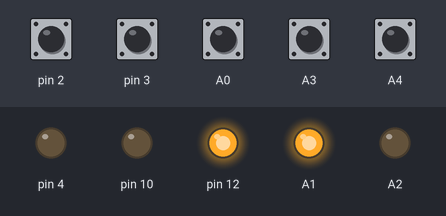
The sketch below on a simulated Arduino Uno, built with avr-gcc and run on an emulated ATmega328P. Shown: output pins drawn as LEDs (lit = HIGH). Dashed ring = blinking. The inputs (shaded band) are chosen by the test bench; at power-on: A0, A3, A4, pin 2, pin 3 HIGH. The local clock reads 2024-03-15 10:24:30 at power-on unless the sketch sets it.

Above: at 1.2 s.
1.3 s: A0 pulled LOW for 0.15 s
At 1.5 s:
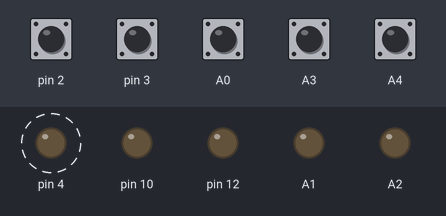
At 2.22 s:
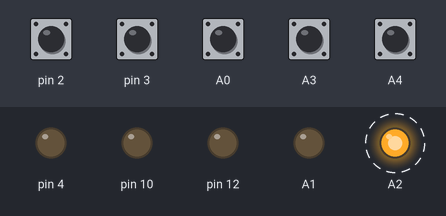
4.3 s: A4 pulled LOW for 0.15 s
At 4.6 s:
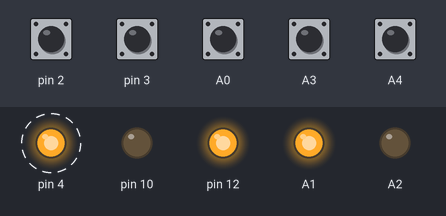
Timing chart, 0 to 7.3 s (numbered marks = the images above; inputs shaded):
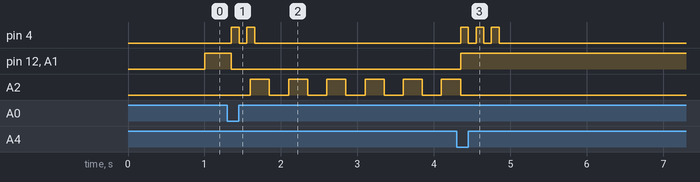

The sketch:

DoorMan.ino
```cpp
/**
 * A chook door automator. Opens and closes the door based on the time of day.
 *
 * The opening and closing times vary depending on the month of the year.
 *
 * Also supports manual opening and closing of the door.
 *
 *
      Pins used

        2 = Inner door open limit switch
        3 = Inner door close limit switch
        4 = Buzzer

        12 = Inner door direction
        13 = Inner door speed

        A0 = Close button
        A3 = Open button
        A4 = Auto button
*/

#include <DS3231.h>
#include <Wire.h>
#include <avr/pgmspace.h>
#include <avr/wdt.h>

#include "Button.h"
#include "LED.h"
#include "Motor.h"
#include "Buzzer.h"
#include "Door.h"

// close 10 minutes after sunset
#define CLOSE_MINUTES_AFTER_SUNSET 10

const byte AUTO = 0;
const byte MANUAL_OPEN = 1;
const byte MANUAL_CLOSE = 2;
const byte STOPPED = 4;

/*
 * Calculate the time as minutes since midnight
 *
 * @param h The hour
 * @param m The minute
 * @return The time as minutes since midnight
 */
static int asMins(int h, int m)
{
  return (h * 60) + m;
}

//                               Sunrise and sunset without daylight saving adjustments (as minutes since midnight)
//                                    Jan             Feb             Mar             Apr             May             Jun             Jul             Aug             Sep             Oct             Nov             Dec
const int sunriseTimes[] = { asMins(4, 41), asMins( 5, 16), asMins( 5, 51), asMins( 6, 26), asMins( 6, 58), asMins( 7, 27), asMins( 7, 38), asMins( 7, 20), asMins( 6, 37), asMins( 5, 46), asMins( 4, 58), asMins( 4, 32) } ;
const int sunsetTimes[] =  { asMins(7, 48), asMins( 7, 32), asMins( 6, 55), asMins( 6, 04), asMins( 5, 18), asMins( 4, 50), asMins( 4, 51), asMins( 5, 15), asMins( 5, 46), asMins( 6, 16), asMins( 6, 52), asMins( 7, 28) } ;

Button _closeButton = Button(false, A0, &closePressed);
Button _openButton = Button(false, A3, &openPressed);
Button _autoButton = Button(false, A4, &autoPressed);
LED _redLED = LED(A2, LOW);
LED _greenLED = LED(A1, LOW);
Buzzer _buzzer = Buzzer();
Door _innerDoor = Door(3, 2, 12, 10, _redLED, _greenLED, &halt);
byte _state = AUTO;
RTClib RTC;
DS3231 Clock;
DateTime now;
unsigned long _lastAutoCheck = 0;
bool messages = false;
byte dayStart;
byte monthStart;
byte yearStart;
byte hourStart;
byte minuteStart;
byte secondStart;

/**
 * Calculate the number of days in a month
 *
 * @param month The month
 * @param year The year
 * @return the number of days
 */
double daysInMonth(int month, int year)
{
  switch (month)
  {
    case 2:   // Feb
      return (year % 4 == 0) ? 29 : 28;

    case 4:   // Apr
    case 6:   // Jun
    case 9:   // Sep
    case 11:  // Nov
      return 30;

    case 1:   // Jan
    case 3:   // Mar
    case 5:   // May
    case 7:   // Jul
    case 8:   // Aug
    case 10:  // Oct
    case 12:  // Dec
      return 31;

    default:
      break;
  }
  return 0;
}

/**
 * Calculate the sun rise or sun set time for the given date
 *
 * @param day The day (1 - 31)
 * @param month The month (1 - 12)
 * @param year The year (2019 - )
 * @param times The sunrise or sunset times
 *
 * @return the time the sun will rise or set which is minutes since midnight
 */
int riseOrSetTime(int day, int month, int year, const int times[])
{
  int t1 = times[month-1];
  if (day == 1)
    return t1;

  int t2 = times[month == 12 ? 0 : month];
  double diff = t2 - t1;
  return t1 + (int)((diff * (day - 1) / daysInMonth(month, year)));
}

/**
 * Calculate the time of sun rise
 *
 * @param day The day (1 - 31)
 * @param month The month (1 - 12)
 * @param year The year (2019 - )
 * @return The time as an int which is minutes since midnight
 */
int sunRise(int day, int month, int year)
{
  return riseOrSetTime(day, month, year, sunriseTimes);
}

/**
 * Calculate the time of sun set
 *
 * @param day The day (1 - 31)
 * @param month The month (1 - 12)
 * @param year The year (2019 - )
 * @return The time as an int which is minutes since midnight
 */
int sunSet(int day, int month, int year)
{
  return riseOrSetTime(day, month, year, sunsetTimes) + 720;
}

/**
 * Setup
 */
void setup()
{
  Wire.begin();
  Serial.begin(9600);
  wdt_enable(WDTO_1S); // enable watchdog; times out after 1 second
  DateTime dt = RTC.now();
  yearStart = dt.year();
  monthStart = dt.month();
  dayStart = dt.day();
  hourStart = dt.hour();
  minuteStart = dt.minute();
  secondStart = dt.second();
}

/**
 * Loop around forever
 */
void loop()
{
  wdt_reset();  // watchdog reset
  _openButton.interact();
  _closeButton.interact();
  _autoButton.interact();
  _redLED.interact();
  _greenLED.interact();
  _buzzer.interact();
  _innerDoor.interact();

  unsigned long now = millis();
  if (_state == AUTO && now - _lastAutoCheck > 1000)
  {
    _automateDoor();
    _lastAutoCheck = now;
  }

  if (Serial.available() > 0)
    userInput();
}

/**
 * The open button was pressed. Sound one buzz and cpen the door
 */
void openPressed()
{
  _state = MANUAL_OPEN;
  _buzzer.buzz(100, 1);
  _redLED.removeOpposite();
  _innerDoor.openDoor(true);
}

/**
 * The close button was pressed. Sound two buzzes and close the door.
 */
void closePressed()
{
  _state = MANUAL_CLOSE;
  _buzzer.buzz(100, 2);
  _redLED.removeOpposite();
  _innerDoor.closeDoor(true);
}

/**
 * The auto button was pressed. Sound three buzzes and put the state into auto mode
 */
void autoPressed()
{
  _buzzer.buzz(100, 3);
  _redLED.removeOpposite();
  _lastAutoCheck = 0;
  _state = AUTO;
  _innerDoor.autoOn();
}

/**
 * Check if it is time to open or close the door
 */
void _automateDoor()
{
  if (messages) Serial.println("automate door start");

  DateTime dt = RTC.now();
  int year = dt.year();
  int month = dt.month();
  int day = dt.day();
  int hour = dt.hour();
  int minute = dt.minute();
  int now = asMins(hour, minute);
  int rise = sunRise(day, month, year);
  int set = sunSet(day, month, year) + CLOSE_MINUTES_AFTER_SUNSET;

  if (messages)
  {
    Serial.print("month=");
    Serial.println(month);
    Serial.print(" day=");
    Serial.println(day);
    Serial.print(" hour=");
    Serial.println(hour);
    Serial.print("minute=");
    Serial.println(minute);
    Serial.print("now=");
    Serial.println(now);
    Serial.print("rise=");
    Serial.println(rise);
    Serial.print("set=");
    Serial.println(set);
  }


  if (now >= rise && now < set)
  {
    if ( ! _innerDoor.isOpenOrOpening())
    {
      if (messages)
        Serial.println("open door");

      _innerDoor.openDoor(false);
    }
  }
  else
  {
    if ( ! _innerDoor.isClosedOrClosing())
    {
      if (messages)
        Serial.println("close door");

      _innerDoor.closeDoor(false);
    }
  }
}

/**
 * Halt the program by putting into the stopped state. Blink the red and green LEDs alternatively.
 */
void halt()
{
  Serial.println("Halted!");
  _state = STOPPED;
  _buzzer.stop();
  _innerDoor.stop();
  _redLED.setOpposite(&_greenLED);
  _redLED.slowBlink();
}

/**
 * Read user input and respond
 */
void userInput()
{
  wdt_disable();
  switch (Serial.read())
  {
    case 'd':
    case 'D':
      changeDate();
      break;

    case 'm':
    case 'M':
      messages = ! messages;
      Serial.print("Messages ");
      if (messages)
        Serial.println("on");
      else
        Serial.println("off");
      break;

    case 's':
    case 'S':
      printStatus();
      break;

    case 't':
    case 'T':
      changeTime();
      break;
  }
  wdt_enable(WDTO_1S); // enable watchdog; times out after 1 second
}

/**
 * Print the time and date on Serial
 */
void printDateTime(int hour, int minute, int second, int day, int month, int year)
{
  Serial.print(hour);
  Serial.print(":");
  printZeroed(minute);
  Serial.print(":");
  printZeroed(second);
  Serial.print(" ");
  Serial.print(day);
  Serial.print("/");
  printZeroed(month);
  Serial.print("/");
  Serial.println(year);

}

/**
 * Print the given minutes since midnight as h:mm AM/PM
 */
void printMinsFromMidnight(int minsFromMid)
{
  int hour = minsFromMid / 60;
  int minute = minsFromMid % 60;
  bool am = true;
  if (hour > 11)
    am = false;

  if (hour > 12)
    hour -= 12;

  Serial.print(hour);
  Serial.print(':');
  printZeroed(minute);
  Serial.print(' ');
  if (am)
    Serial.print("AM");
  else
    Serial.print("PM");

}


/**
 * Print the status of DoorMan
 */
void printStatus()
{
  Serial.println();
  Serial.print("Door state ");
  switch (_state)
  {
    case AUTO:
      Serial.println("AUTO");
      break;

    case MANUAL_OPEN:
      Serial.println("MANUAL_OPEN");
      break;

    case MANUAL_CLOSE:
      Serial.println("MANUAL_CLOSE");
      break;

    case STOPPED:
      Serial.println("STOPPED");
      break;

    default:
      Serial.print("unknown = ");
      Serial.println(_state);
  }

  DateTime dt = RTC.now();
  Serial.print("Now ");
  printDateTime(dt.hour(), dt.minute(), dt.second(), dt.day(), dt.month(), dt.year());

  Serial.print("Mins since midnight ");
  Serial.println(asMins(dt.hour(), dt.minute()));

  Serial.print("Sun rise @ ");
  printMinsFromMidnight(sunRise(dt.day(), dt.month(), dt.year()));
  Serial.println();

  Serial.print("Sun set @ ");
  printMinsFromMidnight(sunSet(dt.day(), dt.month(), dt.year()) + 45);
  Serial.println();

  Serial.print("Booted at ");
  printDateTime(hourStart, minuteStart, minuteStart, dayStart, monthStart, yearStart);
  Serial.println();
  Serial.println();
  Serial.println("S = Status, M = toggle messages, D = change date, T = change time");
}

int readValue(const char* valueName, int minimum, int maximum)
{
  int v = 0;
  while (true)
  {
    Serial.print("Enter value (; or , to end input) for ");
    Serial.print(valueName);
    Serial.print(' ');
    v = readInt();
    if (v < minimum || v > maximum)
      Serial.println("Error - value out of range");
    else
      break;
  }
  Serial.println();
  return v;
}

/**
 * Read an int from Serial
 */
int readInt()
{
  while (Serial.read() == '\n') {};
  while (Serial.read() == '\r') {};

    //Serial.println("readInt begin");
  int value = 0;
  while (true)
  {
    if (Serial.available())
    {
      int ch = Serial.read();
      //Serial.print("ch=");
      Serial.print(ch);
      if (ch == ';' || ch == ',')
        break;

      if (ch >= '0' && ch <= '9')
        value = (value * 10) + ch - '0';
    }
  }
  //Serial.print("readInt end - return ");
  //Serial.println(value);
  return value;
}

/**
 * Print the value with a leading zero (if below 10)
 */
void printZeroed(int value)
{
  if (value < 10)
    Serial.print("0");
  Serial.print(value);
}

/**
 * Change the time
 */
void changeTime()
{
  Serial.print("Enter time without daylight saving\n\n");

  int hour = readValue("hour", 0, 23);
  int minute = readValue("minute", 0, 59);

  Clock.setClockMode(false);  // set to 24h
  Clock.setHour(hour);
  Clock.setMinute(minute);

  Serial.print("Time is ");
  Serial.print(hour);
  Serial.print(":");
  printZeroed(minute);
  Serial.println();
  Serial.println();
}

/**
 * Change the date
 */
void changeDate()
{
  int day = readValue("day", 0, 31);
  int month = readValue("month", 1, 12);
  int year = readValue("year", 19, 99);

  Clock.setDate(day);
  Clock.setMonth(month);
  Clock.setYear(2000 + year);

  Serial.print("date is ");
  Serial.print(day);
  Serial.print("/");
  printZeroed(month);
  Serial.print("/");
  Serial.print(year);
  Serial.println();
  Serial.println();
}
```

Button.cpp
```cpp
#include "Arduino.h"
#include "Button.h"

/**
 * Construct a Button
 *
 * @param pin The pin number the button is connected to
 * @param buttonPressedFunction An optional function that is called when a state change is detected
 */
Button::Button(bool normallyClosed, byte pin, void (*buttonPressedFunction)())
{
  _normallyClosed = normallyClosed;
  _pin = pin;
  _buttonPressedFunction = buttonPressedFunction;
  pinMode(_pin, INPUT_PULLUP);
  _state = -99;
}

/**
 * Determine if the button is pressed
 * @return true if it is
 */
boolean Button::isPressed()
{
  if (_normallyClosed)
    return _state == HIGH;

  return _state == LOW;
}

/**
 * Read the button state from the pin and after handling bouncing if the state has changed set the state variable and call the state change function if it is defined.
 */
void Button::interact()
{
  int stateRead = digitalRead(_pin);
  if (stateRead != _previousState)
  {
    _lastDebounceTime = millis();
  }

  if ((millis() - _lastDebounceTime) > _debounceDelay)
  {
    if (_state != stateRead)
    {
      _state = stateRead;
      if (isPressed())
      {
        //Serial.print("Button on pin ");
        //Serial.print(_pin);
        //Serial.println(" pressed");
      }
      if (_buttonPressedFunction && isPressed())
      {
        (*_buttonPressedFunction)();
      }

    }
  }
  _previousState = stateRead;
}
```

Button.h
```cpp
/*
  Button.h - Library for button handling with debounce.

*/
#ifndef Button_h
#define Button_h

#include "Arduino.h"

class Button
{
  public:
    /**
    * Construct a Button
    *
    * @param normallyClosed If true this a normally closed button otherwise normally open
    * @param pin The pin number the button is connected to
    * @param buttonPressedFunction An optional function that is called when the button is pressed
    */
    Button(bool normallyClosed, byte pin, void (*buttonPressedFunction)());

    /**
    * Determine if the button is pressed
    * @return true if it is
    */
    boolean isPressed();

    /**
    * Read the button state from the pin and after handling bouncing if the state has changed
    * set the state variable and call the button pressed function if it is defined.
    */
    void interact();

  private:
    byte _pin;
    bool _normallyClosed;
    void (*_buttonPressedFunction)();
    byte _state;
    byte _previousState = 77;
    unsigned long _lastDebounceTime = 0;  // the last time the output pin was toggled
    unsigned long _debounceDelay = 50;    // the debounce time; increase if the output flickers
};

#endif
```

Buzzer.cpp
```cpp
#include "Arduino.h"
#include "Buzzer.h"

/**
 * Create a buzzer that uses pin 4 to control the sound
 */
Buzzer::Buzzer()
{
  pinMode(4, OUTPUT);
  digitalWrite(4, LOW);
}

/**
 * Sound the buzzer
 *
 * @param duration How many millisseconds to buzz for
 * @param count The number of buzzes to do
 */
void Buzzer::buzz(long duration, byte count)
{
  _intervalStart = millis();
  _duration = duration;
  _buzzes = count;
  _silences = count - 1;
  _silent = false;
   digitalWrite(4, HIGH);
}

/**
 * Interact with the pin depending on the state of the buzzing
 */
void Buzzer::interact()
{
  if (_duration == 0)
    return;

  if (_buzzes > 0 && millis() - _intervalStart > _duration && ! _silent)
  {
    _buzzes--;
    digitalWrite(4, LOW);
    if (_buzzes == 0)
      _duration = 0;
    else
    {
      _intervalStart = millis();
      _silent = true;
    }
  }

  if (_silences > 0 && millis() - _intervalStart > _duration && _silent)
  {
    _silences--;
    digitalWrite(4, HIGH);
    _intervalStart = millis();
    _silent = false;
  }


}

/**
 * Stop the buzzing and prevent any more buzzes that might be left from occurring
 */
void Buzzer::stop()
{
  digitalWrite(4, LOW);
  _duration = 0;
}
```

Buzzer.h
```cpp
#ifndef Buzzer_h
#define Buzzer_h

#include "Arduino.h"


class Buzzer
{
    public:


      /**
       * Create a buzzer that uses pin 4 to control the sound
       */
      Buzzer();

      /**
       * Sound the buzzer
       *
       * @param duration How many millisseconds to buzz for
       * @param count The number of buzzes to do
       */
      void buzz(long duration, byte count);

      /**
       * Interact with the pin depending on the state of the buzzing
       */
      void interact();

      /**
       * Stop the buzzing and prevent any more buzzes that might be left from occurring
       */
      void stop();

    private:
      unsigned long _intervalStart;
      long _duration;
      byte _buzzes;
      byte _silences;
      bool _silent;
};


#endif
```

Door.h
```cpp
#ifndef Door_h
#define Door_h

#include "Arduino.h"
#include "LED.h"
#include "Motor.h"
#include "Button.h"

const byte UNKNOWN = 0;
const byte OPEN = 1;
const byte OPENING = 2;
const byte CLOSED = 3;
const byte CLOSING = 4;
const byte HALTED = 5;

class Door
{
  public:
    Door(byte closedButtonPin, byte openButtonPin, byte motorDirectionPin, byte motorSpeedPin, LED &redLED, LED &greenLED, void (*halt)());
    void interact();
    void closeDoor(bool manual);
    void openDoor(bool manual);
    void stop();
    bool isOpenOrOpening();
    bool isClosedOrClosing();
    void changeLEDState();
    void autoOn();


  private:
    void checkForJam();
    Button * _closedButton;
    Button * _openButton;
    Motor * _motor;
    LED * _redLED;
    LED * _greenLED;
    volatile int _state;
    unsigned long _motorStartTime;
    void (*_halt)();
    bool _manualOverride = false;


};

#endif
```

LED.h
```cpp
#ifndef LED_h
#define LED_h

#include "Arduino.h"

class LED
{
  public:
    const byte ON = 1;
    const byte OFF = 0;
    const byte BLINK = 2;

    LED(byte pin, byte initialState);
    void on();
    void off();
    void interact();
    void blink(int duration);
    void slowBlink();
    void fastBlink();
    void setOpposite(LED * opposite);
    void removeOpposite();

  private:
    byte _pin;
    byte _state;
    int _duration;
    byte _isOff;
    unsigned long _timeLastChange;
    LED * _opposite;
};


#endif
```

Motor.cpp
```cpp
#include "Arduino.h"
#include "Motor.h"

/**
 * Construct a Motor
 *
 * @param directionPin The pin that control motor direction
 * @param speedPin The pin that control motor speed
 */
Motor::Motor(byte directionPin, byte speedPin)
{
  _directionPin = directionPin;
  _speedPin = speedPin;
  pinMode(_directionPin, OUTPUT);
}

/**
 * Start the motor
 *
 * @param direction The direction; either FORWARDS or BACKWARDS
 * @param speed The speed in the range 1 to 255
 */
void Motor::start(byte direction, int speed)
{
  digitalWrite(_directionPin, direction);
  analogWrite(_speedPin, speed);
}

/**
 * Stop the motor
 */
void Motor::stop()
{
   analogWrite(_speedPin, 0);
}
```

Motor.h
```cpp
#ifndef Motor_h
#define Motor_h

#include "Arduino.h"

const byte FORWARDS = HIGH;
const byte BACKWARDS = LOW;

class Motor
{
    public:


      Motor(byte directionPin, byte speedPin);
      void start(byte direction, int speed);
      void stop();

    private:
      byte _directionPin;
      byte _speedPin;

};


#endif
```

Source omitted: Door.cpp (4637 bytes), LED.cpp (1889 bytes)

Measured:
- after the input at 1.3 s, pin 4: alternates HIGH for 0.10 s and LOW for 0.10 s, 4 changes in all, then stays LOW, starting after 0.05 s; pin 12, A1: HIGH → LOW after 0.05 s; A2: alternates HIGH for 0.25 s and LOW for 0.25 s, starting after 0.30 s
- after the input at 4.3 s, pin 4: alternates HIGH for 0.10 s and LOW for 0.10 s, 6 changes in all, then stays LOW, starting after 0.05 s; pin 12, A1: LOW → HIGH after 0.05 s; A2: goes on until 4.4 s, then stays LOW
